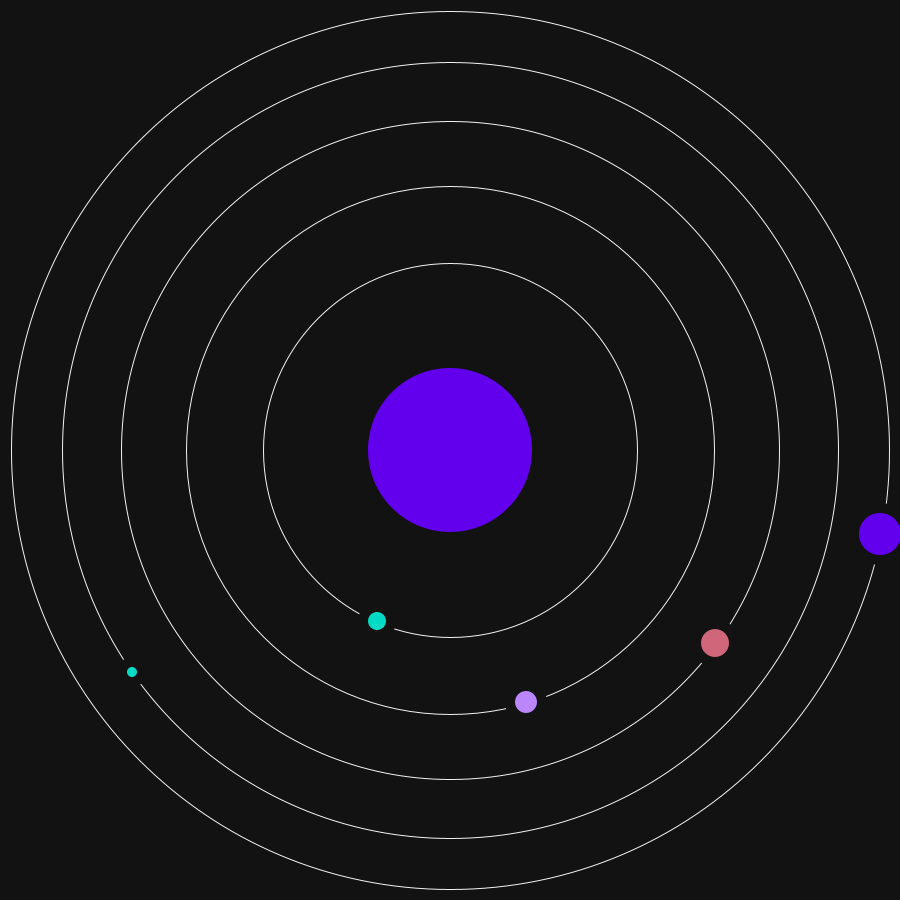
Frame 1 (no input)
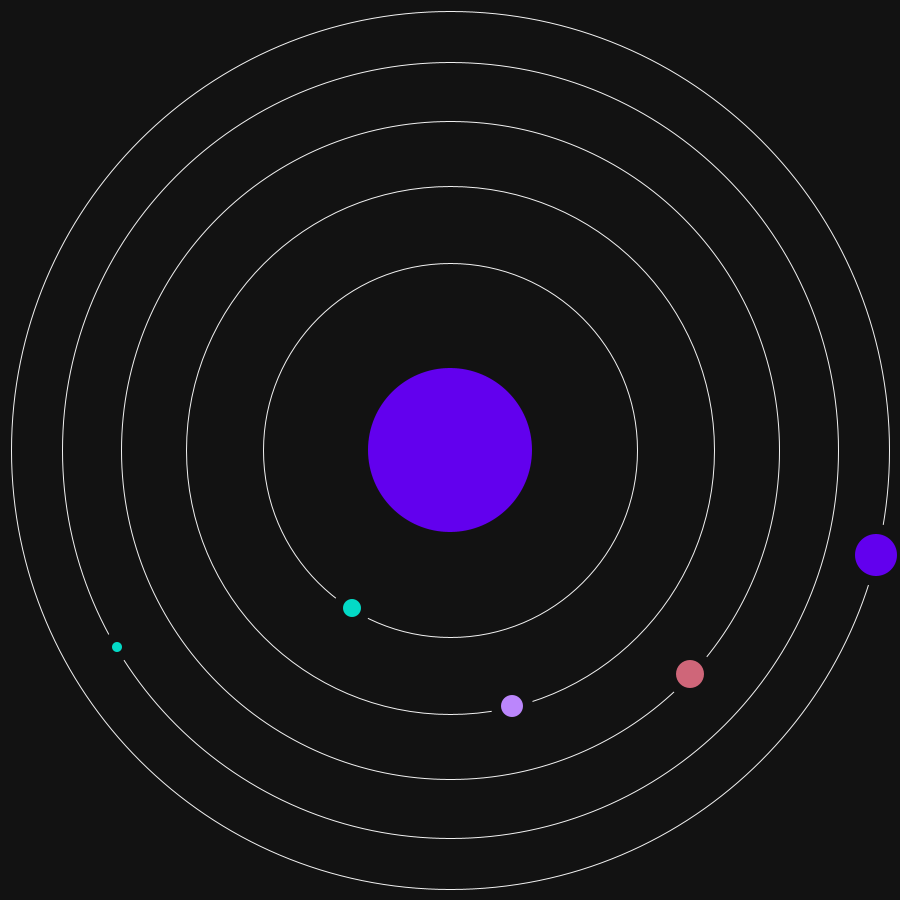
Frame 60 (the mouse pressed at the canvas centre just before this capture)
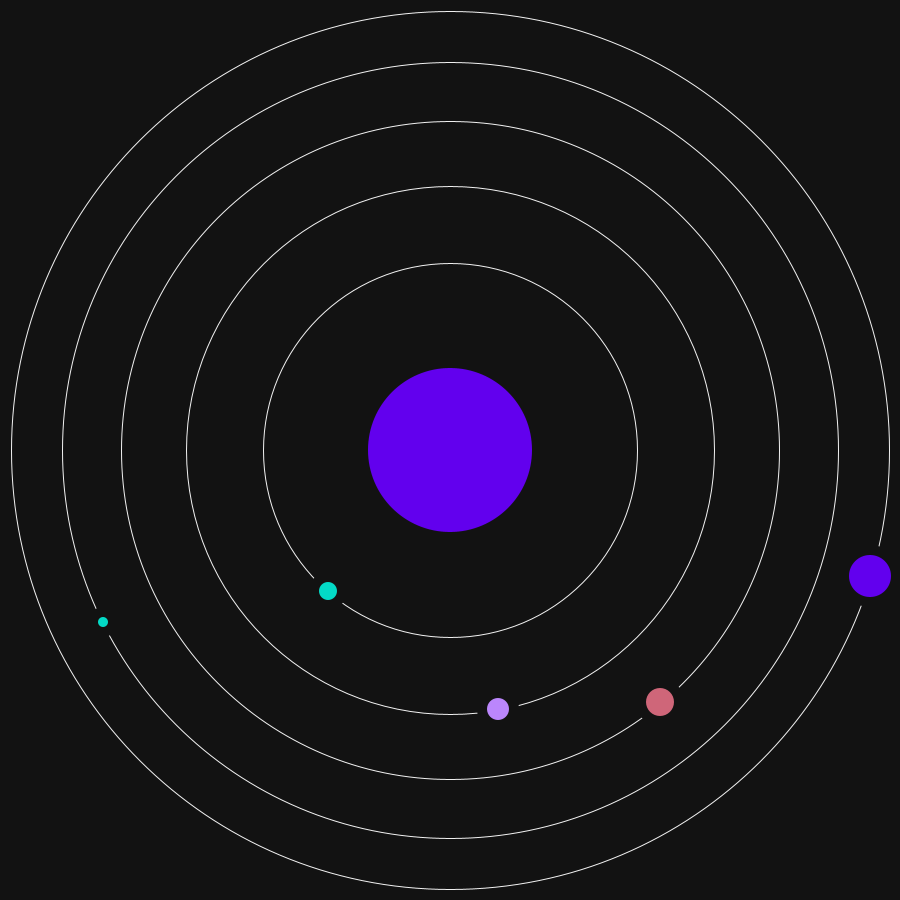
Frame 120 (the mouse held since frame 60 and released just before this capture)

The Processing sketch that drew these frames (run headless with seeded random() and noise(); from frame 60 on, the mouse is pressed at the canvas centre):

// Processing sketch: planets
// ── planets.pde
 
// Objective: generate cool planets and maybe animate them? 

// objective: a nice grey textured background? 

color background_color = #121212;

color[] planet_colors = {#BB86FC, #03DAC6, #CF6679};
color[] planet_colors_ext = {#BB86FC, #6200EE, #03DAC6, 
                            #018786, #CF6679, #B00020};

color randomColor()
{
  return planet_colors_ext[ int(random( planet_colors_ext.length - 1 )) ];
}

SolarSystemGenerator solarSystem = new SolarSystemGenerator();



void setup()
{
  size(900, 900);
  // pixelDensity(2);
}

void draw()
{
  background(background_color);

  solarSystem.sun.draw();

  for (Planet planet : solarSystem.planets)
  {
    planet.orbit();
  }

}



public class Sun 
{
  public int _x;
  public int _y;
  public int _radius;
  public color _fill_color;

  public Sun(int pos_x, int pos_y, int radius, color fill_color)
  {
    _x = pos_x;
    _y = pos_y;
    _radius = radius;
    _fill_color = fill_color;
  }
  
  public void draw()
  {
    noStroke();
    fill(_fill_color);
    ellipse(_x, _y, 2*_radius, 2*_radius);
  }
}

public class Planet
{
  public int _orbit_center_x;
  public int _orbit_center_y;
  public int _orbit_radius;
  public float _orbit_velocity_rpm;
  public color _orbit_color;
  public int _radius;
  public int _position_x;
  public int _position_y;
  public float _angle_deg;
  public color _fill_color;

  public Planet(int orbit_center_x, int orbit_center_y, int orbit_radius,
          float orbit_velocity_rpm, color orbit_color, int radius, float angle, 
          color fill_color)
  {
    _orbit_center_x = orbit_center_x;
    _orbit_center_y = orbit_center_y;
    _orbit_radius = orbit_radius;
    _orbit_velocity_rpm = orbit_velocity_rpm;
    _orbit_color = orbit_color;
    _radius = radius;
    _angle_deg = angle;
    _fill_color = fill_color;

    set_position_from_angle();
  }

  public void draw_planet()
  {
    noStroke();
    fill(_fill_color);
    ellipse(_position_x, _position_y, 2*_radius, 2*_radius);
  }

  public void draw_orbit()
  {
    stroke(#f1f1f1);
    noFill();
    ellipse(_orbit_center_x, _orbit_center_y, 2*_orbit_radius, 2*_orbit_radius);

    noStroke();
    fill(background_color);
    ellipse(_position_x, _position_y, 2*_radius+20, 2*_radius+20);

  }

  public void orbit()
  {
    float angular_change_deg = _orbit_velocity_rpm * 60 / 360;
    set_angle(_angle_deg+angular_change_deg);
    draw_orbit();
    draw_planet();
  }

  private void set_angle(float angle_deg)
  {
    _angle_deg = angle_deg % 360;
    set_position_from_angle();
  }

  private void set_position_from_angle()
  {
    _position_x = _orbit_center_x + int(_orbit_radius*cos(_angle_deg / 180 * PI));
    _position_y = _orbit_center_y + int(_orbit_radius*sin(_angle_deg / 180 * PI));
  }

}

int PLANET_MAX_RADIUS = 25;
int PLANET_MIN_RADIUS = 5;


public class SolarSystemGenerator
{
  ArrayList<Planet> planets = new ArrayList<Planet>();
  public Sun sun;

  public SolarSystemGenerator()
  {
    sun = new Sun(450, 450, int(random(50, 100)), randomColor());

    int orbit_radius = sun._radius;

    while (orbit_radius < 450)
    {
      int offset = int( random(25, 100) );
      orbit_radius += offset;
      if (orbit_radius > 450)
      {
        break;
      }
      // int new_planet_radius = int( random(PLANET_MIN_RADIUS, min(PLANET_MAX_RADIUS, offset ) ) ); 
      int new_planet_radius = int( random(5, 25) ); 
      orbit_radius += new_planet_radius;

      float orbit_velocity_rpm = random(0.25, 1);
      int angle = int(random(0,359));

      planets.add(new Planet(sun._x, sun._y, orbit_radius, orbit_velocity_rpm, #aaaaaa, new_planet_radius, angle, randomColor()));

    }


    //planets.add(new Planet(sun._x, sun._y, 300, 1.5, #aaaaaa, 12, 180, randomColor()));

  }

  // public Planet generatePlanet()
  // {
    
  // }

}
